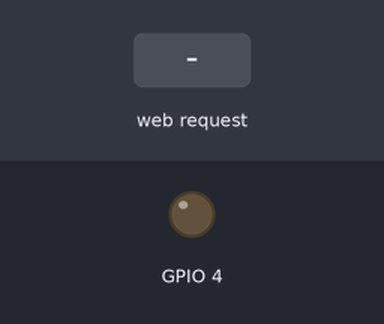
Simulated run of this program. Board: ESP32. Shown: output pins drawn as LEDs (lit = HIGH). The inputs (shaded band) are chosen by the test bench. WiFi joins after 1.5 s; servers stay silent unless stated; what the program prints to the serial monitor is not drawn.

Above: at 2.7 s.
2.8 s: HTTP request GET /on received
At 3.6 s:
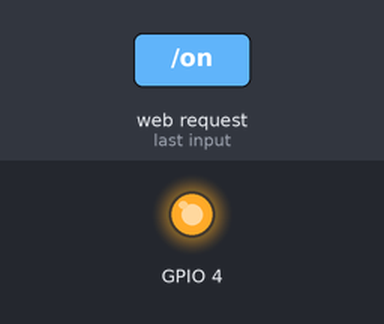
4.3 s: HTTP request GET /off received
At 4.7 s:
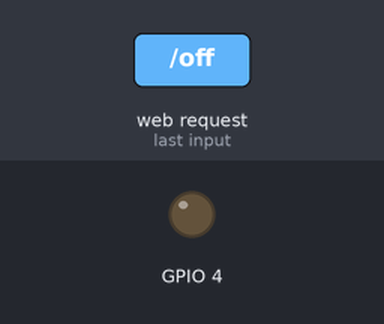
Timing chart, 0 to 7.3 s (numbered marks = the images above; inputs shaded):
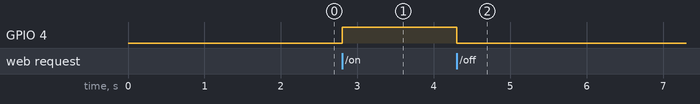

The program:

main.cpp
```cpp
#include <Arduino.h>
#include <WiFi.h>
#include <WebServer.h>

// Set up your WiFi information
const char* ssid = "Tien Thuat";
const char* password = "07112004tien";
// Initialize the web server inside the ESP32
WebServer server(80);

void viewer() {
  String html = "<html><body>";
  html += "<a href='/on' style= 'font-size:40px;'> ON LED </a>";
  html += "<div>---------------------</div>";
  html += "<a href='/off' style= 'font-size:40px;'> OFF LED </a>";
  html += "</body></html>";
  // Send the HTML page to the client
  server.send(200, "text/html", html);
}

void turnOnLed() {
  digitalWrite(4, 1);
  Serial.println("LED ON");
}

void turnOffLed() {
  digitalWrite(4, 0);
  Serial.println("LED OFF");
}

void setup() {
  // put your setup code here, to run once:
  // Configure UART, set up or start a serial connection between the ESP32 and your computer
  // Set baud rate to 9600 to display the data in the serial monitor
  Serial.begin(9600);
  // Set up pin 4 as an output pin
  pinMode(4, OUTPUT);
  // Connect ESP32 to your wifi network
  WiFi.begin(ssid, password);
  // While the ESP32 is not connected to the WiFi network, it will display a message in the serial monitor
  while (WiFi.status() != WL_CONNECTED) {
    Serial.print("..");
    delay(100);
  }
  Serial.println("WiFi connected");
  // Print the IP address of the ESP32 to the serial monitor
  Serial.println(WiFi.localIP());

  // When opening the URL http://192.168.4.1/ in your browser, the ESP32 will run the viewer function
  server.on("/", viewer);
  server.on("/on", turnOnLed);
  server.on("/off", turnOffLed);
  // The server starts listening for incoming requests
  server.begin();
}

void loop() {
  // put your main code here, to run repeatedly:
  // Check if there is a client connected to the ESP32 and handle the request
  server.handleClient();
}
```

Measured:
- after the input at 2.8 s, GPIO 4: LOW → HIGH at once
- after the input at 4.3 s, GPIO 4: HIGH → LOW at once
